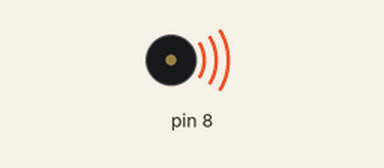
A sketch run on a simulated Arduino Uno, built with avr-gcc and run on an emulated ATmega328P. Shown: buzzer (waves = sounding).

Above: at 0.3 s.
Timing chart, 0 to 15.1 s (numbered marks = the images above):
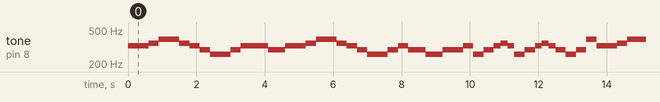

Measured:
- by itself, tone on pin 8: plays 329 Hz for 0.60 s, 349 Hz for 0.30 s, 392 Hz for 0.60 s, 349 Hz for 0.30 s, 329 Hz for 0.30 s, 294 Hz for 0.30 s … (277 notes in this stretch)

The sketch:

c01.ino
```cpp
#define NOTE_C3 131
#define NOTE_CS3 139
#define NOTE_D3 147
#define NOTE_DS3 156
#define NOTE_E3 165
#define NOTE_F3 175
#define NOTE_FS3 185
#define NOTE_G3 196
#define NOTE_GS3 208
#define NOTE_A3 220
#define NOTE_AS3 233
#define NOTE_B3 247
#define NOTE_C4 262
#define NOTE_CS4 277
#define NOTE_D4 294
#define NOTE_DS4 311
#define NOTE_E4 330//mi
//Arduino Music Library
#define NOTE_F4 349
#define NOTE_FS4 370
#define NOTE_G4 392
#define NOTE_GS4 415
#define NOTE_A4 440
#define NOTE_AS4 466
#define NOTE_B4 494
#define WHOLE 1 //全分符
#define HALF 0.5 //半分符
#define QUARTER 0.25
#define EIGHTH 0.125
#define SIXTEENTH 0.0625
int tune[] = { 329,329,349,392,392,349,329,294,261,261,294,329,329,294,294,
               329,329,349,392,392,349,329,294,261,261,294,329,294,261,261,
               294,294,329,261,294,329,349,329,261,294,329,349,329,294,261,294,392,
               329,329,349,392,392,349,329,294,261,261,294,329,294,261,261};
float duration[] =
             { 300,300,300,300,300,300,300,300,300,300,300,300,500,200,300,
               300,300,300,300,300,300,300,300,300,300,300,300,500,200,300,
               300,300,300,300,300,200,200,200,300,300,200,200,200,300,300,300,300,
               300,300,300,300,300,300,300,300,300,300,300,300,500,200,300};
//Arduino Music
void setup() {
pinMode(8, OUTPUT);

}
void loop() {
for (int x=0; x<62; x++) {
tone(8, tune[x]);
delay(duration[x]);
noTone(8);
}
delay(5000);
}
```
